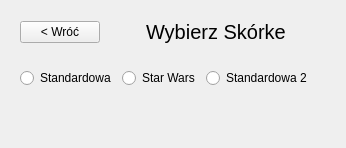
      <widget class="QWidget" name="page_3">
       <layout class="QVBoxLayout" name="verticalLayout_2">
        <item>
         <widget class="QWidget" name="widget_4" native="true">
          <property name="sizePolicy">
           <sizepolicy hsizetype="Preferred" vsizetype="Maximum">
            <horstretch>0</horstretch>
            <verstretch>0</verstretch>
           </sizepolicy>
          </property>
          <layout class="QHBoxLayout" name="horizontalLayout_10">
           <item>
            <widget class="QPushButton" name="skinsBackBtn">
             <property name="sizePolicy">
              <sizepolicy hsizetype="Maximum" vsizetype="Maximum">
               <horstretch>0</horstretch>
               <verstretch>0</verstretch>
              </sizepolicy>
             </property>
             <property name="text">
              <string>&lt; Wróć</string>
             </property>
            </widget>
           </item>
           <item>
            <spacer name="horizontalSpacer_2">
             <property name="orientation">
              <enum>Qt::Horizontal</enum>
             </property>
             <property name="sizeHint" stdset="0">
              <size>
               <width>40</width>
               <height>20</height>
              </size>
             </property>
            </spacer>
           </item>
           <item>
            <widget class="QLabel" name="label">
             <property name="sizePolicy">
              <sizepolicy hsizetype="Maximum" vsizetype="Maximum">
               <horstretch>0</horstretch>
               <verstretch>0</verstretch>
              </sizepolicy>
             </property>
             <property name="font">
              <font>
               <pointsize>15</pointsize>
              </font>
             </property>
             <property name="text">
              <string>Wybierz Skórke</string>
             </property>
            </widget>
           </item>
           <item>
            <spacer name="horizontalSpacer">
             <property name="orientation">
              <enum>Qt::Horizontal</enum>
             </property>
             <property name="sizeHint" stdset="0">
              <size>
               <width>40</width>
               <height>20</height>
              </size>
             </property>
            </spacer>
           </item>
          </layout>
         </widget>
        </item>
        <item>
         <widget class="QWidget" name="widget_6" native="true">
          <property name="sizePolicy">
           <sizepolicy hsizetype="Maximum" vsizetype="Maximum">
            <horstretch>0</horstretch>
            <verstretch>0</verstretch>
           </sizepolicy>
          </property>
          <layout class="QGridLayout" name="gridLayout_2">
           <item row="0" column="0">
            <widget class="QRadioButton" name="radioBtnStandard">
             <property name="text">
              <string>Standardowa</string>
             </property>
            </widget>
           </item>
           <item row="0" column="1">
            <widget class="QRadioButton" name="radioBtnStarWars">
             <property name="text">
              <string>Star Wars</string>
             </property>
            </widget>
           </item>
           <item row="0" column="2">
            <widget class="QRadioButton" name="radioBtnStandard2">
             <property name="text">
              <string>Standardowa 2</string>
             </property>
            </widget>
           </item>
          </layout>
         </widget>
        </item>
        <item>
         <spacer name="verticalSpacer_3">
          <property name="orientation">
           <enum>Qt::Vertical</enum>
          </property>
          <property name="sizeHint" stdset="0">
           <size>
            <width>20</width>
            <height>40</height>
           </size>
          </property>
         </spacer>
        </item>
       </layout>
      </widget>
